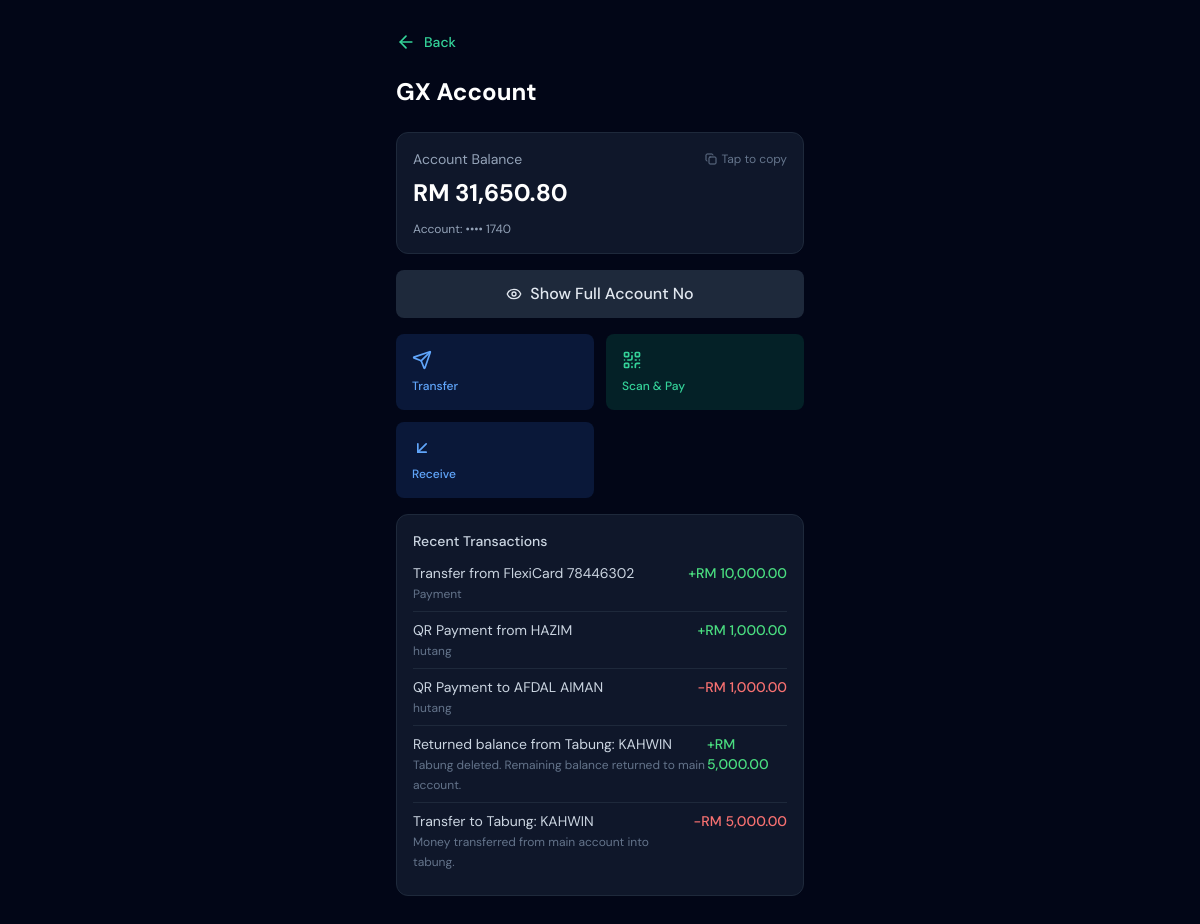
Screenshot of /pages/gx-account.php (signed in) with the database file from the repository.
### tables this page shows
CREATE TABLE `accounts` (
  `account_id` int(11) NOT NULL,
  `user_id` int(11) NOT NULL,
  `account_type` varchar(50) NOT NULL,
  `business_name` varchar(150) DEFAULT NULL,
  `business_reg_no` varchar(50) DEFAULT NULL,
  `account_number` varchar(20) NOT NULL,
  `balance` decimal(12,2) DEFAULT 0.00
);

CREATE TABLE `transactions` (
  `transaction_id` int(11) NOT NULL,
  `account_id` int(11) NOT NULL,
  `transaction_name` varchar(100) NOT NULL,
  `transaction_type` enum('income','expense','transfer') NOT NULL,
  `amount` decimal(12,2) NOT NULL,
  `transfer_reason` varchar(255) DEFAULT NULL,
  `transaction_date` datetime DEFAULT current_timestamp()
);

### pages/gx-account.php (the view, shortened to what this page needs)
<?php
include "../php/dbconn.php";
$user_id = $_SESSION['user_id'];
$stmt = mysqli_prepare($conn, "SELECT * FROM accounts WHERE user_id = ? LIMIT 1");
mysqli_stmt_bind_param($stmt, "i", $user_id);
mysqli_stmt_execute($stmt);
$account = mysqli_fetch_assoc(mysqli_stmt_get_result($stmt));
$tstmt = mysqli_prepare($conn, "SELECT * FROM transactions WHERE account_id = ? ORDER BY transaction_date DESC LIMIT 5");
mysqli_stmt_bind_param($tstmt, "i", $account['account_id']);
mysqli_stmt_execute($tstmt);
$transactions = mysqli_stmt_get_result($tstmt);
$fullAccountNumber = $account['account_number'];
$last4 = substr($fullAccountNumber, -4);
?>
<!doctype html>
<html lang="en" class="h-full">
<head>
<script src="https://cdn.tailwindcss.com/3.4.17"></script>
</head>
<body class="h-full">
<div class="h-full w-full bg-slate-950 overflow-auto">
    <div class="max-w-md mx-auto px-5 py-8">
        <a href="/gxbank_html_by_page/dashboard.php" class="flex items-center gap-2 text-emerald-400 hover:text-emerald-300 mb-6 transition">
            <i data-lucide="arrow-left" class="w-5 h-5"></i>
            <span class="text-sm font-medium">Back</span>
        </a>
        <h1 class="text-2xl font-bold text-white mb-6">GX Account</h1>
        <div class="space-y-4">
            <div onclick="copyAccountNumber()"
                 class="bg-slate-900 rounded-xl p-4 border border-slate-800 cursor-pointer hover:border-emerald-500/50 transition">
                <div class="flex items-center justify-between mb-2">
                    <p class="text-slate-400 text-sm">Account Balance</p>
                    <span class="text-slate-500 text-xs flex items-center gap-1">
                        <i data-lucide="copy" class="w-3 h-3"></i>
                        Tap to copy
                    </span>
                </div>
                <p class="text-white text-2xl font-bold mt-1">
                    RM <?php echo number_format($account['balance'], 2); ?>
                </p>
                <div class="flex items-center justify-between mt-3">
                    <p id="accountNumber"
                       class="text-slate-400 text-xs"
                       data-full="<?php echo htmlspecialchars($fullAccountNumber); ?>"
                       data-last4="<?php echo htmlspecialchars($last4); ?>">
                        Account: •••• <?php echo htmlspecialchars($last4); ?>
                    </p>
                </div>
            </div>
            <button type="button" onclick="toggleAccountNumber()"
                class="w-full bg-slate-800 hover:bg-slate-700 text-slate-200 font-medium py-3 rounded-lg transition flex items-center justify-center gap-2">
                <i data-lucide="eye" class="w-4 h-4"></i>
                <span id="showAccountText">Show Full Account No</span>
            </button>
            <div class="grid grid-cols-2 gap-3">
                <a href="/gxbank_html_by_page/pages/transfer.php"
                   class="bg-blue-500/15 hover:bg-blue-500/25 text-blue-400 rounded-lg p-4 transition text-left">
                    <i data-lucide="send" class="w-5 h-5 mb-2"></i>
                    <p class="text-xs font-medium">Transfer</p>
                </a>
                <a href="/gxbank_html_by_page/pages/scan-pay.php"
                class="bg-emerald-500/15 hover:bg-emerald-500/25 text-emerald-400 rounded-lg p-4 transition text-left">
                    <i data-lucide="qr-code" class="w-5 h-5 mb-2"></i>
                    <p class="text-xs font-medium">Scan & Pay</p>
                </a>
                <a href="/gxbank_html_by_page/pages/receive.php"
                class="bg-blue-500/15 hover:bg-blue-500/25 text-blue-400 rounded-lg p-4 transition text-left">
                    <i data-lucide="arrow-down-left" class="w-5 h-5 mb-2"></i>
                    <p class="text-xs font-medium">Receive</p>
                </a>
            </div>
            <div class="bg-slate-900 rounded-xl p-4 border border-slate-800 mt-4">
                <p class="text-slate-300 font-medium text-sm mb-3">Recent Transactions</p>
                <div class="space-y-2">
                    <?php while($t = mysqli_fetch_assoc($transactions)) {
                        $isIncome = $t['transaction_type'] == 'income';
                    ?>
                        <div class="flex justify-between items-start text-sm border-b border-slate-800 pb-2 last:border-b-0">
                            <div>
                                <span class="text-slate-300 block">
                                    <?php echo htmlspecialchars($t['transaction_name']); ?>
                                </span>
                                <?php if (!empty($t['transfer_reason'])) { ?>
                                    <span class="text-slate-500 text-xs">
                                        <?php echo htmlspecialchars($t['transfer_reason']); ?>
                                    </span>
                                <?php } ?>
                            </div>
                            <span class="<?php echo $isIncome ? 'text-green-400' : 'text-red-400'; ?> font-medium">
                                <?php echo $isIncome ? '+' : '-'; ?>RM <?php echo number_format($t['amount'], 2); ?>
                            </span>
                        </div>
                    <?php } ?>
                </div>
            </div>
        </div>
    </div>
</div>
</body>
</html>

### pages/gx-account.php (style rules this page uses)
* { font-family: 'DM Sans', sans-serif; }
body { box-sizing: border-box; }

### rows the page displays
accounts: balance "31,650.80", account_number "1740"
transactions: transaction_name "Transfer from FlexiCard 78446302", transfer_reason "Payment", amount "10,000.00"
transactions: transaction_name "QR Payment from HAZIM", transfer_reason "hutang", amount "1,000.00"
transactions: transaction_name "QR Payment to AFDAL AIMAN", transfer_reason "hutang", amount "1,000.00"
transactions: transaction_name "Returned balance from Tabung: KAHWIN", transfer_reason "Tabung deleted. Remaining balance returned to main account.", amount "5,000.00"
transactions: transaction_name "Transfer to Tabung: KAHWIN", transfer_reason "Money transferred from main account into tabung.", amount "5,000.00"
